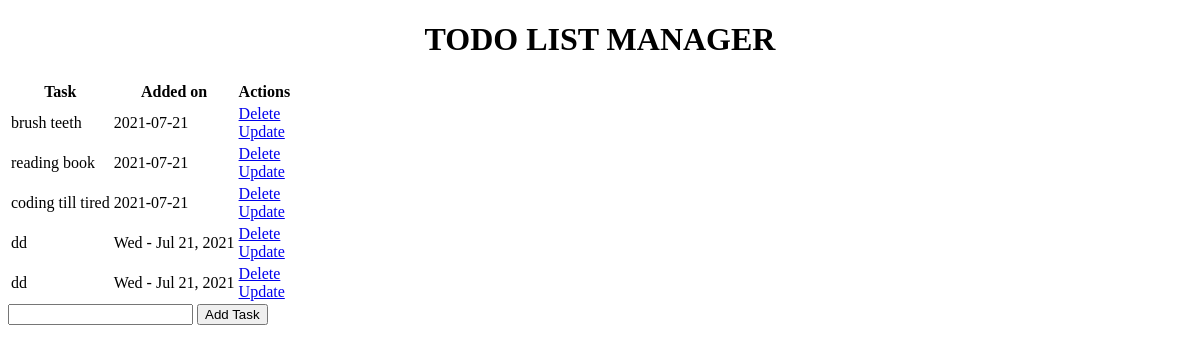
Before: / with the older database file.
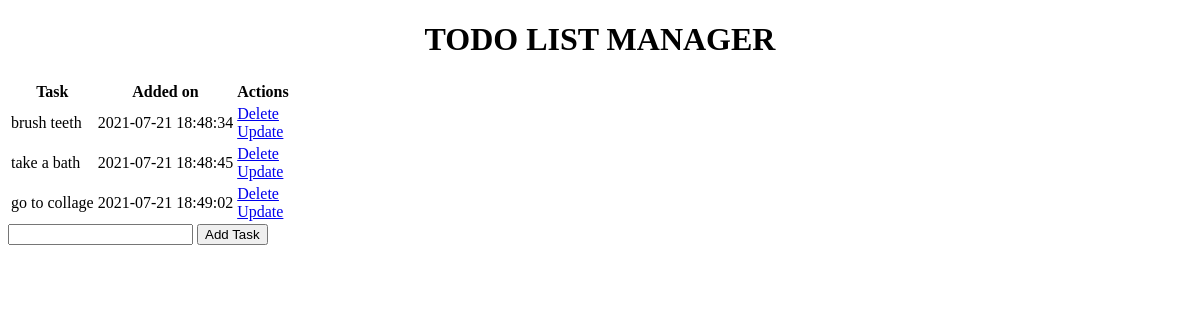
After: the same page with the newer database file.
### tables this page shows
CREATE TABLE todo(
       id INTEGER PRIMARY KEY AUTOINCREMENT,
       content TEXT NOT NULL,
       date_created DATE DEFAULT (datetime('now','localtime'))

);

### todolist/todolist.py (the view)
@bp.route("/",methods=['POST','GET'])
def dashboard():
    conn=db.get_db()
    cursor=conn.cursor()
    if request.method == 'POST':
        task_content=request.form.get('content')
        date_created=datetime.datetime.now().strftime("%Y-%m-%d %H:%M:%S")
        cursor.execute("INSERT INTO todo (content,date_created) VALUES (?,?)", [task_content,date_created])
        conn.commit()
        return redirect('/')
    else:
        cursor.execute("select * from todo order by date_created")
        data=cursor.fetchall()
    return render_template('index.html', data=data)

### todolist/db.py (called while the page is built)
def get_db():
    if 'db' not in g:
        dbname = current_app.config['DATABASE']
        g.db = sqlite3.connect(dbname)   ##############creating dtabase named DATABASE  #####3g for storing data across application contexts (((globla)))
        g.db.execute("PRAGMA foreign_keys = ON;")######foreign key constraint
    return g.db

### todolist/templates/index.html (shortened to what this page needs)
{% extends 'base.html' %}
{% block body %}
<div class="content">
    <h1 style="text-align: center">TODO LIST MANAGER</h1>
    <table>
        <tr>
            <th>Task</th>
            <th>Added on</th>
            <th>Actions</th>
        </tr>
        {% for d in data %}
            <tr>
                <td>{{d[1]}}</td>
                <td>{{ d[2] }}</td>
                <td>
                    <a href="/delete/{{d[0]}}">Delete</a>
                    <br>
                    <a href="/update/{{d[0]}}">Update</a>
                </td>
            </tr>
        {% endfor %}
    </table>
    <div class="form">
        <form action="/" method="POST">
            <input type="text" name="content" id="content",value="content">
            <input type="submit" value="Add Task">
        </form>
    </div>
</div>
{% endblock %}

### todolist/templates/base.html (shortened to what this page needs)
<!DOCTYPE html>
<html lang="en">
<head>
    <link rel="stylesheet" href="{{ url_for('static', filename='css/main.css') }}">
</head>
<body>
    {% block body %}{% endblock %}
</body>
</html>

Changed rows visible on the page:
removed todo: content "reading book", date_created "2021-07-21"
removed todo: content "coding till tired", date_created "2021-07-21"
removed todo: content "dd", date_created "Wed - Jul 21, 2021"
removed todo: content "dd", date_created "Wed - Jul 21, 2021"
changed todo "brush teeth": date_created "2021-07-21" → "2021-07-21 18:48:34"
added todo: content "take a bath", date_created "2021-07-21 18:48:45"
added todo: content "go to collage", date_created "2021-07-21 18:49:02"
